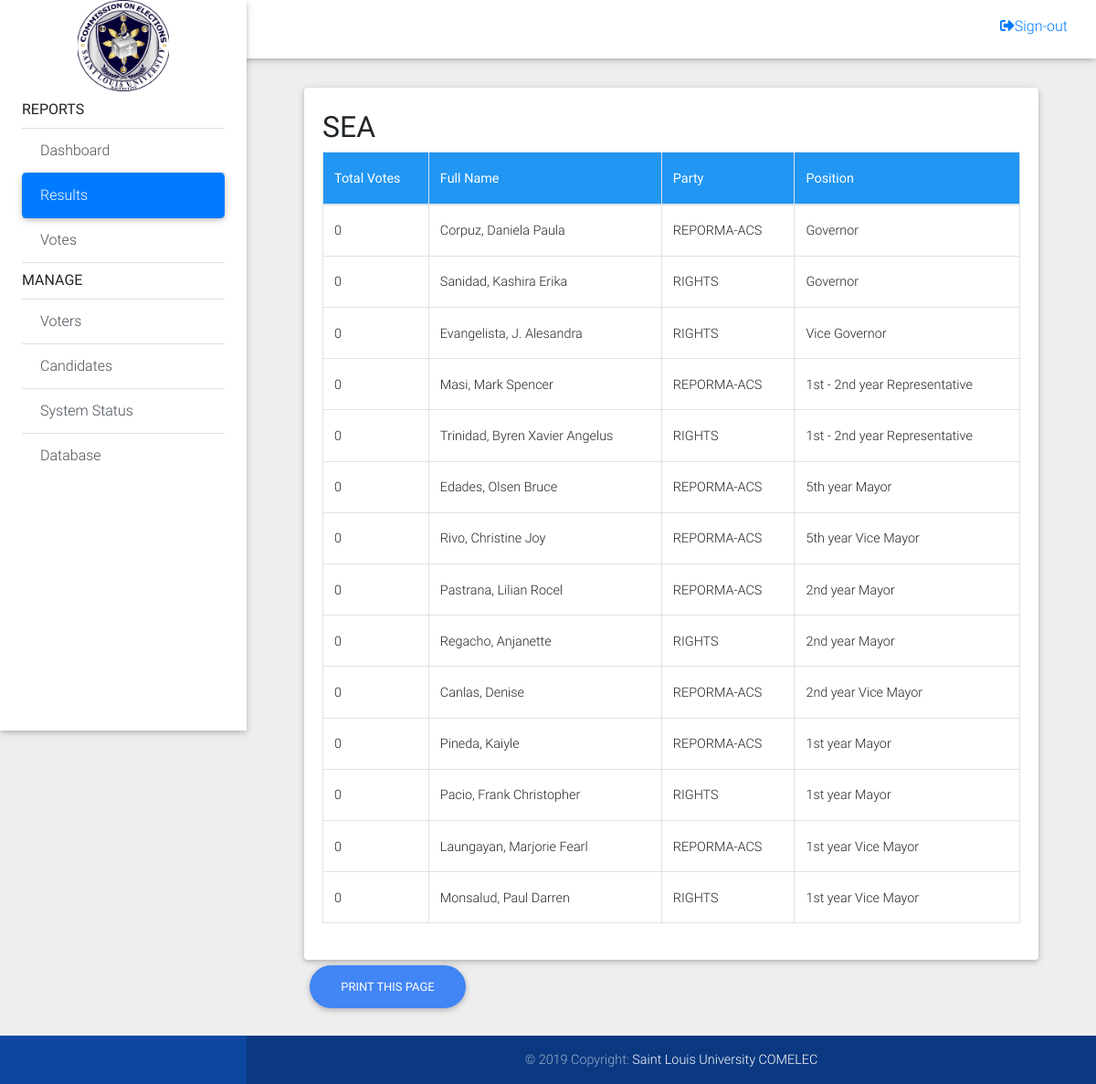
Screenshot of /comeleccommissioners/sea.php (signed in) with the database file from the repository.
### tables this page shows
CREATE TABLE IF NOT EXISTS `candidates` (
  `id` int(11) NOT NULL AUTO_INCREMENT,
  `position_id` int(11) NOT NULL,
  `firstname` varchar(30) NOT NULL,
  `lastname` varchar(30) NOT NULL,
  `photo` varchar(150) DEFAULT NULL,
  `party` varchar(200) NOT NULL,
  `nickname` varchar(200) NOT NULL,
  `school` varchar(200) NOT NULL,
  PRIMARY KEY (`id`)
);

CREATE TABLE IF NOT EXISTS `positions` (
  `id` int(11) NOT NULL AUTO_INCREMENT,
  `title` varchar(200) NOT NULL,
  `description` varchar(50) NOT NULL,
  `priority` int(11) NOT NULL,
  `department` varchar(200) NOT NULL,
  PRIMARY KEY (`id`)
);

### comeleccommissioners/sea.php (the view, shortened to what this page needs)
<?php include 'includes/session.php'; ?>
<?php include 'includes/header.php'; ?>
<body class="grey lighten-3">
  <?php
  include 'includes/navbar.php'; ?>
  <main class="pt-5 mx-lg-5">
    <div class="container-fluid mt-5">
            <div class="row">
        <div class="col-md-12">
          <div class="card">
            <div class="card-body">
<h2 clas="text-center">SEA</h2>
<table class="table table-bordered table-hover" cellspacing="0" width="100%">
          <thead class="blue white-text">
            <tr>
              <th>Total Votes</th>
              <th>Full Name</th>
              <th>Party</th>
              <th>Position</th>
            </tr>
          </thead>
          <tbody>
            <?php
            $result3 = mysqli_query($conn, "SELECT * FROM positions join candidates on candidates.position_id = positions.id where department = 'SEA'");
            while ($row = mysqli_fetch_array($result3)) {
                $result4 = mysqli_query($conn, "SELECT count(votes.voters_id) from candidates join votes on candidates.id = votes.candidate_id where candidates.id = '".$row['id']."'");
                while ($row1 = mysqli_fetch_array($result4)) { ?>
            <tr>
              <td><?php echo $row1[0]; ?></td>
              <td><?php echo $row['lastname'];?><?php echo ", ";echo $row['firstname'];?></td>
              <td><?php echo $row['party'];?></td>
              <td><?php echo $row['title'];?></td>
            </tr>
            <?php   } } ?>
          </tbody>
        </table>
            </div>
          </div>
        </div>
      </div>
<button class="noprint btn btn-primary btn-rounded" onclick="myFunction()">Print this page</button>
    </div>
  </main>
<?php include 'includes/footer.php'; ?>
</body>
</html>

### comeleccommissioners/includes/header.php (style rules this page uses)
* { margin: 0; padding: 0; }
html, body { height: 100%; width: 100%; }
main { min-height: 100%; }

### rows the page displays
candidates: row1 "0", lastname "Corpuz", firstname "Daniela Paula", party "REPORMA-ACS", position.title "Governor"
candidates: row1 "0", lastname "Sanidad", firstname "Kashira Erika", party "RIGHTS", position.title "Governor"
candidates: row1 "0", lastname "Evangelista", firstname "J. Alesandra", party "RIGHTS", position.title "Vice Governor"
candidates: row1 "0", lastname "Masi", firstname "Mark Spencer", party "REPORMA-ACS", position.title "1st - 2nd year Representative"
candidates: row1 "0", lastname "Trinidad", firstname "Byren Xavier Angelus", party "RIGHTS", position.title "1st - 2nd year Representative"
candidates: row1 "0", lastname "Edades", firstname "Olsen Bruce", party "REPORMA-ACS", position.title "5th year Mayor"
candidates: row1 "0", lastname "Rivo", firstname "Christine Joy", party "REPORMA-ACS", position.title "5th year Vice Mayor"
candidates: row1 "0", lastname "Pastrana", firstname "Lilian Rocel", party "REPORMA-ACS", position.title "2nd year Mayor"
candidates: row1 "0", lastname "Regacho", firstname "Anjanette", party "RIGHTS", position.title "2nd year Mayor"
candidates: row1 "0", lastname "Canlas", firstname "Denise", party "REPORMA-ACS", position.title "2nd year Vice Mayor"
candidates: row1 "0", lastname "Pineda", firstname "Kaiyle", party "REPORMA-ACS", position.title "1st year Mayor"
candidates: row1 "0", lastname "Pacio", firstname "Frank Christopher", party "RIGHTS", position.title "1st year Mayor"
candidates: row1 "0", lastname "Laungayan", firstname "Marjorie Fearl", party "REPORMA-ACS", position.title "1st year Vice Mayor"
candidates: row1 "0", lastname "Monsalud", firstname "Paul Darren", party "RIGHTS", position.title "1st year Vice Mayor"
